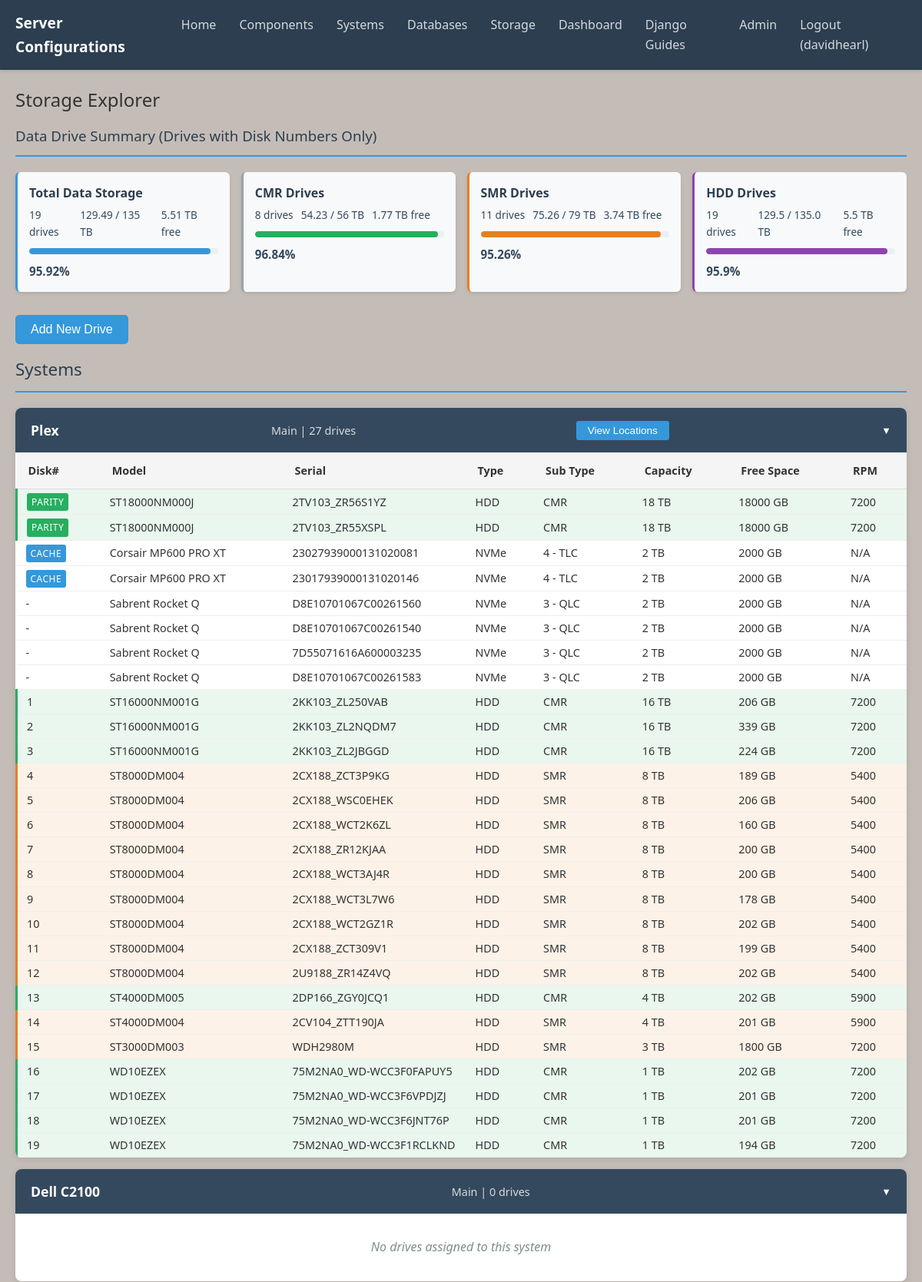
The app's page /storage/ (signed in, upper part) with its own data.
### server_deployments/models.py (models this page shows, shortened)
class StorageDevice(models.Model):
    disk_number = models.PositiveIntegerField(null=True, blank=True)
    disk_position = models.PositiveIntegerField(null=True, blank=True)
    model = models.CharField(max_length=255)
    serial_number = models.CharField(max_length=255, null=True, blank=True)
    storage_type = models.CharField(max_length=10, choices=[('HDD', 'HDD'), ('SSD', 'SSD'), ('NVMe', 'NVMe')])
    storage_sub_type = models.CharField(max_length=255, null=True, blank=True)
    capacity_tb = models.PositiveIntegerField()
    rpm = models.PositiveIntegerField(blank=True, null=True)
    failure = models.BooleanField(default=False)
    cache = models.BooleanField(default=False)
    parity = models.BooleanField(default=False)
    utilisation = models.DecimalField(max_digits=5, decimal_places=2, default=0.0, help_text="Percentage of drive used")
    free_space_gb = models.PositiveIntegerField(null=True, blank=True, help_text="Free space in GB")
    actual_fragmentation = models.PositiveIntegerField(null=True, blank=True)
    ideal_fragmentation = models.PositiveIntegerField(null=True, blank=True)
    fragmentation = models.DecimalField(max_digits=5, decimal_places=2, null=True, blank=True, help_text="Fragmentation percentage")
    fragmentation_last_updated = models.DateTimeField(null=True, blank=True, help_text="Last time fragmentation data was updated")

class System(models.Model):
    rack_units = models.IntegerField()
    location = models.ForeignKey(Rack, on_delete=models.CASCADE)
    name = models.CharField(max_length=255)
    cpu = models.ForeignKey(CPU, on_delete=models.SET_NULL, null=True, blank=True)
    motherboard = models.ForeignKey(Motherboard, on_delete=models.SET_NULL, null=True, blank=True)
    ram = models.ForeignKey(RAM, on_delete=models.SET_NULL, null=True, blank=True)
    ram_qty = models.PositiveIntegerField(default=1)
    nic = models.ForeignKey(NIC, on_delete=models.SET_NULL, null=True, blank=True)
    psu = models.ForeignKey(PSU, on_delete=models.SET_NULL, null=True, blank=True)
    case = models.ForeignKey(Case, on_delete=models.SET_NULL, null=True, blank=True)
    storage_devices = models.ManyToManyField(StorageDevice, blank=True)

class Rack(models.Model):
    rack = models.CharField(max_length=50)
    size_u = models.PositiveIntegerField()

### server_deployments/views.py (the view, shortened to what this page needs)
# urls.py: path('storage/', views.storage_view, name='storage_view'),
@login_required
def storage_view(request):
    systems = System.objects.all().prefetch_related('storage_devices')
    systems_with_ordered_drives = []
    associated_storage_ids = []
    data_drives = StorageDevice.objects.filter(disk_number__isnull=False)
    total_capacity = sum(drive.capacity_tb for drive in data_drives)
    total_used = sum((drive.capacity_tb * drive.utilisation / 100) for drive in data_drives)
    overall_utilization = (total_used / total_capacity * 100) if total_capacity > 0 else 0
    cmr_data_drives = data_drives.filter(storage_sub_type__iexact='CMR')
    cmr_total_capacity = sum(drive.capacity_tb for drive in cmr_data_drives)
    cmr_total_used = sum((drive.capacity_tb * drive.utilisation / 100) for drive in cmr_data_drives)
    cmr_utilization = (cmr_total_used / cmr_total_capacity * 100) if cmr_total_capacity > 0 else 0
    smr_data_drives = data_drives.filter(storage_sub_type__iexact='SMR')
    smr_total_capacity = sum(drive.capacity_tb for drive in smr_data_drives)
    smr_total_used = sum((drive.capacity_tb * drive.utilisation / 100) for drive in smr_data_drives)
    smr_utilization = (smr_total_used / smr_total_capacity * 100) if smr_total_capacity > 0 else 0
    storage_types = {}
    for drive in data_drives:
        storage_type = drive.storage_type
        if storage_type not in storage_types:
            storage_types[storage_type] = {'count': 0, 'capacity': 0, 'used': 0}
        storage_types[storage_type]['count'] += 1
        storage_types[storage_type]['capacity'] += drive.capacity_tb
        storage_types[storage_type]['used'] += (drive.capacity_tb * drive.utilisation / 100)
    for storage_type in storage_types:
        if storage_types[storage_type]['capacity'] > 0:
            storage_types[storage_type]['utilization'] = (
                storage_types[storage_type]['used'] /
                storage_types[storage_type]['capacity'] * 100
            )
        else:
            storage_types[storage_type]['utilization'] = 0
        storage_types[storage_type]['free'] = round(
            storage_types[storage_type]['capacity'] - storage_types[storage_type]['used'], 2
        )
    failing_drives_count = data_drives.filter(failure=True).count()
    server_summary = {
        'total_drives': data_drives.count(),
        'total_capacity_tb': round(total_capacity, 2),
        'total_used_tb': round(total_used, 2),
        'total_free_tb': round(total_capacity - total_used, 2),
        'overall_utilization': round(overall_utilization, 2),
        'failing_drives_count': failing_drives_count,
        'cmr_data': {
            'count': cmr_data_drives.count(),
            'capacity': round(cmr_total_capacity, 2),
            'used': round(cmr_total_used, 2),
            'free': round(cmr_total_capacity - cmr_total_used, 2),
            'utilization': round(cmr_utilization, 2),
        },
        'smr_data': {
            'count': smr_data_drives.count(),
            'capacity': round(smr_total_capacity, 2),
            'used': round(smr_total_used, 2),
            'free': round(smr_total_capacity - smr_total_used, 2),
            'utilization': round(smr_utilization, 2),
        },
        'storage_types': storage_types,
    }
    for system in systems:
        drives = list(system.storage_devices.all())
        for drive in drives:
            drive.calculated_fragmentation = drive.fragmentation
            if drive.actual_fragmentation and drive.ideal_fragmentation:
                drive.fragmentation_difference = drive.actual_fragmentation - drive.ideal_fragmentation
            else:
                drive.fragmentation_difference = None
            if drive.failure:
                drive.disk_display_value = {
                    'type': 'failing',
                    'text': 'Failing',
                    'class': 'disk-failing'
                }
            elif drive.cache:
                drive.disk_display_value = {
                    'type': 'cache',
                    'text': 'Cache',
                    'class': 'disk-cache'
                }
            elif drive.parity:
                drive.disk_display_value = {
                    'type': 'parity',
                    'text': 'Parity',
                    'class': 'disk-parity'
                }
            else:
                drive.disk_display_value = {
                    'type': 'number',
                    'text': str(drive.disk_number) if drive.disk_number else '-',
                    'class': ''
                }
        def drive_sort_key(drive):
            if drive.disk_number is None:
                return (0, 0)  # Tuple for sorting: (priority, disk_number)
            return (1, drive.disk_number)
        sorted_drives = sorted(drives, key=drive_sort_key)
        associated_storage_ids.extend([drive.id for drive in drives])
        systems_with_ordered_drives.append({
            'system': system,
            'drives': sorted_drives
        })
    misc_drives = StorageDevice.objects.exclude(id__in=associated_storage_ids)
    failed_drives = []
    active_misc_drives = []
    for drive in misc_drives:
        drive.calculated_fragmentation = drive.fragmentation
        if drive.actual_fragmentation and drive.ideal_fragmentation:
            drive.fragmentation_difference = drive.actual_fragmentation - drive.ideal_fragmentation
        else:
            drive.fragmentation_difference = None
        if drive.failure:
            drive.disk_display_value = {
                'type': 'failing',
                'text': 'Failing',
                'class': 'disk-failing'
            }
        elif drive.cache:
            drive.disk_display_value = {
                'type': 'cache',
                'text': 'Cache',
                'class': 'disk-cache'
            }
        elif drive.parity:
            drive.disk_display_value = {
                'type': 'parity',
                'text': 'Parity',
                'class': 'disk-parity'
            }
        else:
            drive.disk_display_value = {
                'type': 'number',
                'text': str(drive.disk_number) if drive.disk_number else '-',
                'class': ''
            }
        if drive.failure:
            failed_drives.append(drive)
        else:
            active_misc_drives.append(drive)
    return render(request, "server_deployments/storage_view.html", {
        "systems_with_drives": systems_with_ordered_drives,
        "misc_drives": active_misc_drives,
        "failed_drives": failed_drives,
        "systems": systems,  # For the dropdown in the add form
        "server_summary": server_summary,
    })

### server_deployments/templates/server_deployments/storage_view.html (shortened to what this page needs)
{% extends "base.html" %}
{% load humanize %}
{% load custom_tags %}
{% load static %}
{% block extra_css %}
<link rel="stylesheet" href="{% static 'css/databases.css' %}">
<link rel="stylesheet" href="{% static 'css/storage.css' %}">
{% endblock %}
{% block content %}
<div class="storage-container">
	<h2>Storage Explorer</h2>
	<div class="server-summary-section">
		<h3>Data Drive Summary (Drives with Disk Numbers Only)</h3>
		<div class="summary-row">
			<div class="summary-item overall">
				<div class="summary-label">
					<h5>Total Data Storage</h5>
					<div class="summary-details">
						<span>{{ server_summary.total_drives }} drives</span>
						<span>{{ server_summary.total_used_tb }} / {{ server_summary.total_capacity_tb }} TB</span>
						<span>{{ server_summary.total_free_tb }} TB free</span>
					</div>
				</div>
				<div class="summary-progress">
					<div class="progress-bar">
						<div class="progress-fill overall" style="width: {{ server_summary.overall_utilization }}%"></div>
					</div>
					<div class="progress-text">{{ server_summary.overall_utilization }}%</div>
				</div>
			</div>
			{% if server_summary.cmr_data.count > 0 %}
			<div class="summary-item cmr">
				<div class="summary-label">
					<h5>CMR Drives</h5>
					<div class="summary-details">
						<span>{{ server_summary.cmr_data.count }} drives</span>
						<span>{{ server_summary.cmr_data.used }} / {{ server_summary.cmr_data.capacity }} TB</span>
						<span>{{ server_summary.cmr_data.free }} TB free</span>
					</div>
				</div>
				<div class="summary-progress">
					<div class="progress-bar">
						<div class="progress-fill cmr" style="width: {{ server_summary.cmr_data.utilization }}%"></div>
					</div>
					<div class="progress-text">{{ server_summary.cmr_data.utilization }}%</div>
				</div>
			</div>
			{% endif %}
			{% if server_summary.smr_data.count > 0 %}
			<div class="summary-item smr">
				<div class="summary-label">
					<h5>SMR Drives</h5>
					<div class="summary-details">
						<span>{{ server_summary.smr_data.count }} drives</span>
						<span>{{ server_summary.smr_data.used }} / {{ server_summary.smr_data.capacity }} TB</span>
						<span>{{ server_summary.smr_data.free }} TB free</span>
					</div>
				</div>
				<div class="summary-progress">
					<div class="progress-bar">
						<div class="progress-fill smr" style="width: {{ server_summary.smr_data.utilization }}%"></div>
					</div>
					<div class="progress-text">{{ server_summary.smr_data.utilization }}%</div>
				</div>
			</div>
			{% endif %}
			{% if server_summary.storage_types %}
			{% for storage_type, data in server_summary.storage_types.items %}
			<div class="summary-item {{ storage_type|lower }}">
				<div class="summary-label">
					<h5>{{ storage_type }} Drives</h5>
					<div class="summary-details">
						<span>{{ data.count }} drives</span>
						<span>{{ data.used|floatformat:1 }} / {{ data.capacity|floatformat:1 }} TB</span>
						<span>{{ data.free|floatformat:1 }} TB free</span>
					</div>
				</div>
				<div class="summary-progress">
					<div class="progress-bar">
						<div class="progress-fill {{ storage_type|lower }}" style="width: {{ data.utilization }}%"></div>
					</div>
					<div class="progress-text">{{ data.utilization|floatformat:1 }}%</div>
				</div>
			</div>
			{% endfor %}
			{% endif %}
		</div>
	</div>
	<div class="add-storage-section">
		<button id="toggle-add-form" class="add-button">Add New Drive</button>
	</div>
<div class="storage-section">
	{% if systems_with_drives %}
		<h3>Systems</h3>
		{% for item in systems_with_drives %}
			<div class="system-card">
			<div class="system-header expandable" data-system-id="{{ item.system.id }}">
				<span class="system-name">{{ item.system.name }}</span>
				<span class="system-info">{{ item.system.location.rack }} | {{ item.drives|length }} drives</span>
				{% if item.system.name == 'Plex' %}
				<button class="location-btn" data-system-id="{{ item.system.id }}">View Locations</button>
				{% endif %}
				<span class="expand-icon">▼</span>
			</div>
				<div class="system-drives-container" id="system-drives-{{ item.system.id }}">
					{% if item.drives %}
						<table class="drives-table">
						<thead>
							<tr>
								<th>Disk#</th>
								<th>Model</th>
								<th>Serial</th>
								<th>Type</th>
								<th>Sub Type</th>
								<th>Capacity</th>
								<th>Free Space</th>
								<th>RPM</th>
							</tr>
						</thead>
						<tbody>
								{% for drive in item.drives %}
									<tr class="drive-row {% if drive.failure %}failing-drive{% endif %} {% if drive.storage_sub_type|lower == 'cmr' %}cmr-drive{% elif drive.storage_sub_type|lower == 'smr' %}smr-drive{% endif %}">
										<td>
											{% if drive.disk_display_value.class %}
												<span class="disk-badge {{ drive.disk_display_value.class }}">{{ drive.disk_display_value.text }}</span>
											{% else %}
												{{ drive.disk_display_value.text }}
											{% endif %}
										</td>
										<td class="truncate">{{ drive.model }}</td>
										<td class="truncate">{{ drive.serial_number|default:"N/A" }}</td>
										<td>{{ drive.storage_type }}</td>
										<td>{{ drive.storage_sub_type|default:"-" }}</td>
										<td>{{ drive.capacity_tb }} TB</td>
										<td>{{ drive.capacity_tb|free_space_gb:drive.utilisation }} GB</td>
										<td>{{ drive.rpm|default:"N/A" }}</td>
									</tr>
								{% endfor %}
							</tbody>
					</table>
					{% else %}
						<p class="no-drives">No drives assigned to this system</p>
					{% endif %}
				</div>
			</div>
		{% endfor %}
	{% else %}
		<p>No systems found.</p>
	{% endif %}
</div>
</div>
{% endblock %}

### templates/base.html (shortened to what this page needs)
<!DOCTYPE html>
<html lang="en">
<head>
    {% load static %}
    <link rel="stylesheet" href="{% static 'css/navigation.css' %}">
    <link rel="stylesheet" href="{% static 'css/styles.css' %}">
    {% block extra_css %}
    {% endblock %}
</head>
<body>
    <nav class="main-nav">
        <div class="nav-container">
            <div class="nav-logo">
                <a href="{% url 'home' %}">Server Configurations</a>
            </div>
            <ul class="nav-links">
                {% if user.is_authenticated %}
                <li><a href="{% url 'home' %}" class="nav-item">Home</a></li>
                <li><a href="{% url 'components' %}" class="nav-item">Components</a></li>
                <li><a href="{% url 'systems' %}" class="nav-item">Systems</a></li>
                <li><a href="{% url 'databases' %}" class="nav-item">Databases</a></li>
                <li><a href="{% url 'storage_view' %}" class="nav-item">Storage</a></li>
                <li><a href="{% url 'dashboard' %}" class="nav-item">Dashboard</a></li>
                <li><a href="{% url 'django_guides' %}" class="nav-item">Django Guides</a></li>
                <li><a href="{% url 'admin:index' %}" class="nav-item">Admin</a></li>
                <li style="margin-left: auto;"><a href="{% url 'logout' %}" class="nav-item">Logout ({{ user.username }})</a></li>
                {% endif %}
            </ul>
        </div>
    </nav>
    <main>
        {% block content %}
        {% endblock %}
    </main>
</body>
</html>

### records on screen
StorageDevice: storage_types "HDD", disk_display_value.text "1", model "ST16000NM001G", serial_number "2KK103_ZL250VAB", storage_type "HDD", storage_sub_type "CMR", capacity_tb "16", capacity_tb|free_space_gb "206", rpm "7200"
System: system.name "Plex", system.location.rack "Main", drives|length "27"
StorageDevice: disk_display_value.text "PARITY", model "ST18000NM000J", serial_number "2TV103_ZR56S1YZ", storage_type "HDD", storage_sub_type "CMR", capacity_tb "18", capacity_tb|free_space_gb "18000", rpm "7200"
StorageDevice: disk_display_value.text "PARITY", model "ST18000NM000J", serial_number "2TV103_ZR55XSPL", storage_type "HDD", storage_sub_type "CMR", capacity_tb "18", capacity_tb|free_space_gb "18000", rpm "7200"
StorageDevice: disk_display_value.text "CACHE", model "Corsair MP600 PRO XT", serial_number "23027939000131020081", storage_type "NVMe", storage_sub_type "4 - TLC", capacity_tb "2", capacity_tb|free_space_gb "2000", rpm "N/A"
StorageDevice: disk_display_value.text "CACHE", model "Corsair MP600 PRO XT", serial_number "23017939000131020146", storage_type "NVMe", storage_sub_type "4 - TLC", capacity_tb "2", capacity_tb|free_space_gb "2000", rpm "N/A"
StorageDevice: disk_display_value.text "-", model "Sabrent Rocket Q", serial_number "D8E10701067C00261560", storage_type "NVMe", storage_sub_type "3 - QLC", capacity_tb "2", capacity_tb|free_space_gb "2000", rpm "N/A"
StorageDevice: disk_display_value.text "-", model "Sabrent Rocket Q", serial_number "D8E10701067C00261540", storage_type "NVMe", storage_sub_type "3 - QLC", capacity_tb "2", capacity_tb|free_space_gb "2000", rpm "N/A"
StorageDevice: disk_display_value.text "-", model "Sabrent Rocket Q", serial_number "7D55071616A600003235", storage_type "NVMe", storage_sub_type "3 - QLC", capacity_tb "2", capacity_tb|free_space_gb "2000", rpm "N/A"
StorageDevice: disk_display_value.text "-", model "Sabrent Rocket Q", serial_number "D8E10701067C00261583", storage_type "NVMe", storage_sub_type "3 - QLC", capacity_tb "2", capacity_tb|free_space_gb "2000", rpm "N/A"
StorageDevice: disk_display_value.text "2", model "ST16000NM001G", serial_number "2KK103_ZL2NQDM7", storage_type "HDD", storage_sub_type "CMR", capacity_tb "16", capacity_tb|free_space_gb "339", rpm "7200"
StorageDevice: disk_display_value.text "3", model "ST16000NM001G", serial_number "2KK103_ZL2JBGGD", storage_type "HDD", storage_sub_type "CMR", capacity_tb "16", capacity_tb|free_space_gb "224", rpm "7200"
StorageDevice: disk_display_value.text "4", model "ST8000DM004", serial_number "2CX188_ZCT3P9KG", storage_type "HDD", storage_sub_type "SMR", capacity_tb "8", capacity_tb|free_space_gb "189", rpm "5400"
StorageDevice: disk_display_value.text "5", model "ST8000DM004", serial_number "2CX188_WSC0EHEK", storage_type "HDD", storage_sub_type "SMR", capacity_tb "8", capacity_tb|free_space_gb "206", rpm "5400"
StorageDevice: disk_display_value.text "6", model "ST8000DM004", serial_number "2CX188_WCT2K6ZL", storage_type "HDD", storage_sub_type "SMR", capacity_tb "8", capacity_tb|free_space_gb "160", rpm "5400"
StorageDevice: disk_display_value.text "7", model "ST8000DM004", serial_number "2CX188_ZR12KJAA", storage_type "HDD", storage_sub_type "SMR", capacity_tb "8", capacity_tb|free_space_gb "200", rpm "5400"
StorageDevice: disk_display_value.text "8", model "ST8000DM004", serial_number "2CX188_WCT3AJ4R", storage_type "HDD", storage_sub_type "SMR", capacity_tb "8", capacity_tb|free_space_gb "200", rpm "5400"
StorageDevice: disk_display_value.text "9", model "ST8000DM004", serial_number "2CX188_WCT3L7W6", storage_type "HDD", storage_sub_type "SMR", capacity_tb "8", capacity_tb|free_space_gb "178", rpm "5400"
StorageDevice: disk_display_value.text "10", model "ST8000DM004", serial_number "2CX188_WCT2GZ1R", storage_type "HDD", storage_sub_type "SMR", capacity_tb "8", capacity_tb|free_space_gb "202", rpm "5400"
StorageDevice: disk_display_value.text "11", model "ST8000DM004", serial_number "2CX188_ZCT309V1", storage_type "HDD", storage_sub_type "SMR", capacity_tb "8", capacity_tb|free_space_gb "199", rpm "5400"
StorageDevice: disk_display_value.text "12", model "ST8000DM004", serial_number "2U9188_ZR14Z4VQ", storage_type "HDD", storage_sub_type "SMR", capacity_tb "8", capacity_tb|free_space_gb "202", rpm "5400"
StorageDevice: disk_display_value.text "13", model "ST4000DM005", serial_number "2DP166_ZGY0JCQ1", storage_type "HDD", storage_sub_type "CMR", capacity_tb "4", capacity_tb|free_space_gb "202", rpm "5900"
StorageDevice: disk_display_value.text "14", model "ST4000DM004", serial_number "2CV104_ZTT190JA", storage_type "HDD", storage_sub_type "SMR", capacity_tb "4", capacity_tb|free_space_gb "201", rpm "5900"
StorageDevice: disk_display_value.text "15", model "ST3000DM003", serial_number "WDH2980M", storage_type "HDD", storage_sub_type "SMR", capacity_tb "3", capacity_tb|free_space_gb "1800", rpm "7200"
StorageDevice: disk_display_value.text "16", model "WD10EZEX", serial_number "75M2NA0_WD-WCC3F0FAPUY5", storage_type "HDD", storage_sub_type "CMR", capacity_tb "1", capacity_tb|free_space_gb "202", rpm "7200"
StorageDevice: disk_display_value.text "17", model "WD10EZEX", serial_number "75M2NA0_WD-WCC3F6VPDJZJ", storage_type "HDD", storage_sub_type "CMR", capacity_tb "1", capacity_tb|free_space_gb "201", rpm "7200"
StorageDevice: disk_display_value.text "18", model "WD10EZEX", serial_number "75M2NA0_WD-WCC3F6JNT76P", storage_type "HDD", storage_sub_type "CMR", capacity_tb "1", capacity_tb|free_space_gb "201", rpm "7200"
StorageDevice: disk_display_value.text "19", model "WD10EZEX", serial_number "75M2NA0_WD-WCC3F1RCLKND", storage_type "HDD", storage_sub_type "CMR", capacity_tb "1", capacity_tb|free_space_gb "194", rpm "7200"
System: system.name "Dell C2100", system.location.rack "Main", drives|length "0", shows "No drives assigned to this system"

### other values on screen
{{ user.username }} "davidhearl"
{{ server_summary.total_drives }} "19"
{{ server_summary.total_used_tb }} "129.49"
{{ server_summary.total_capacity_tb }} "135"
{{ server_summary.total_free_tb }} "5.51"
{{ server_summary.overall_utilization }} "95.92"
{{ server_summary.cmr_data.count }} "8"
{{ server_summary.cmr_data.used }} "54.23"
{{ server_summary.cmr_data.capacity }} "56"
{{ server_summary.cmr_data.free }} "1.77"
{{ server_summary.cmr_data.utilization }} "96.84"
{{ server_summary.smr_data.count }} "11"
{{ server_summary.smr_data.used }} "75.26"
{{ server_summary.smr_data.capacity }} "79"
{{ server_summary.smr_data.free }} "3.74"
